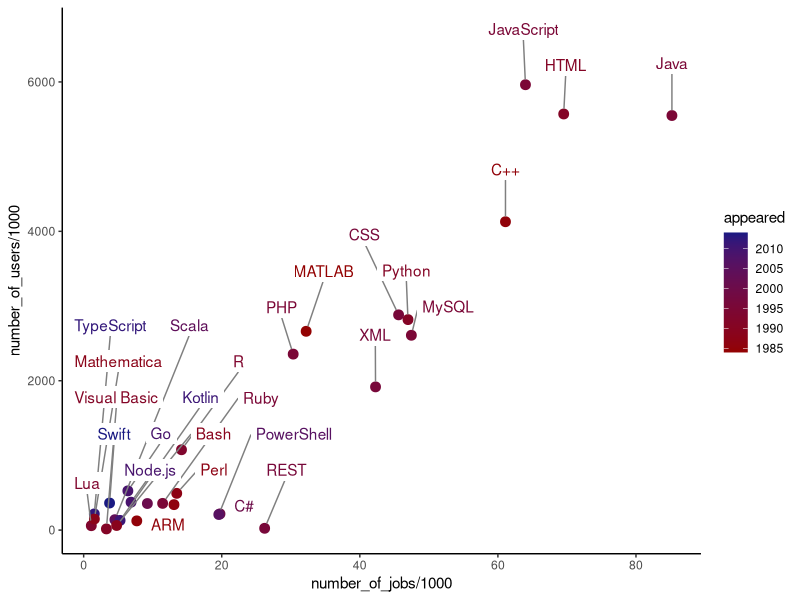

This figure's R source:
## ---- chunk 1
#| output: false
library(tidyverse)
library(ggrepel)
library(scales)
## ---- chunk 2
#| output: false
lang <- read_csv("data/languages.csv")
## ---- chunk 3
glimpse(lang)
## ---- chunk 4
#| warning: false
lang |>
  select(title, appeared, number_of_users, number_of_jobs) |>
  filter(appeared >= 1980 & number_of_users >= mean(number_of_users, na.rm = T) & number_of_jobs %in% c(1000: 100000)) |>
  ggplot(aes(x = number_of_jobs/1000, y = number_of_users/1000, col = appeared)) +
  geom_point(size = 3) +
  geom_label_repel(aes(label = title),
                  box.padding   = 0.35, 
                  point.padding = 0.5,
                  nudge_y = 700,
                  label.size = NA,
                  max.overlaps = 15,
                  segment.color = 'grey50') +
  scale_color_gradient(low = muted("red", l = 30, c = 100), high = muted("blue", l = 18, c = 60)) +
  theme_classic()
